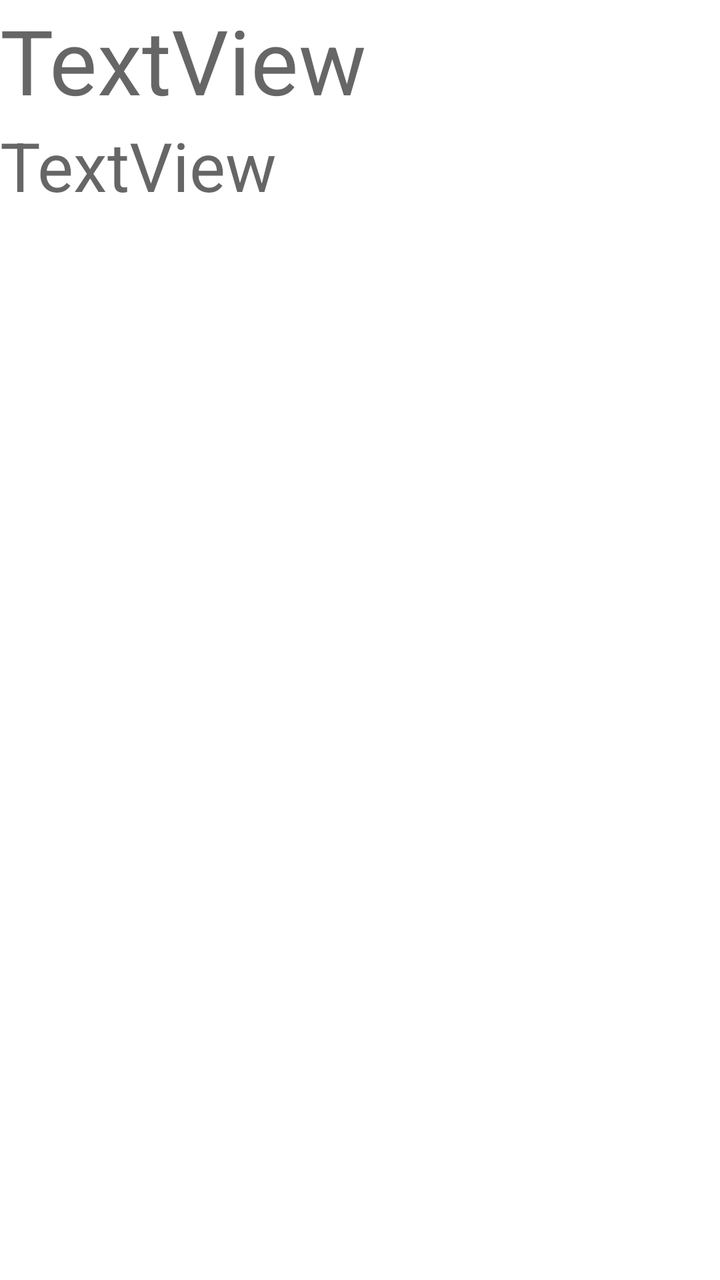
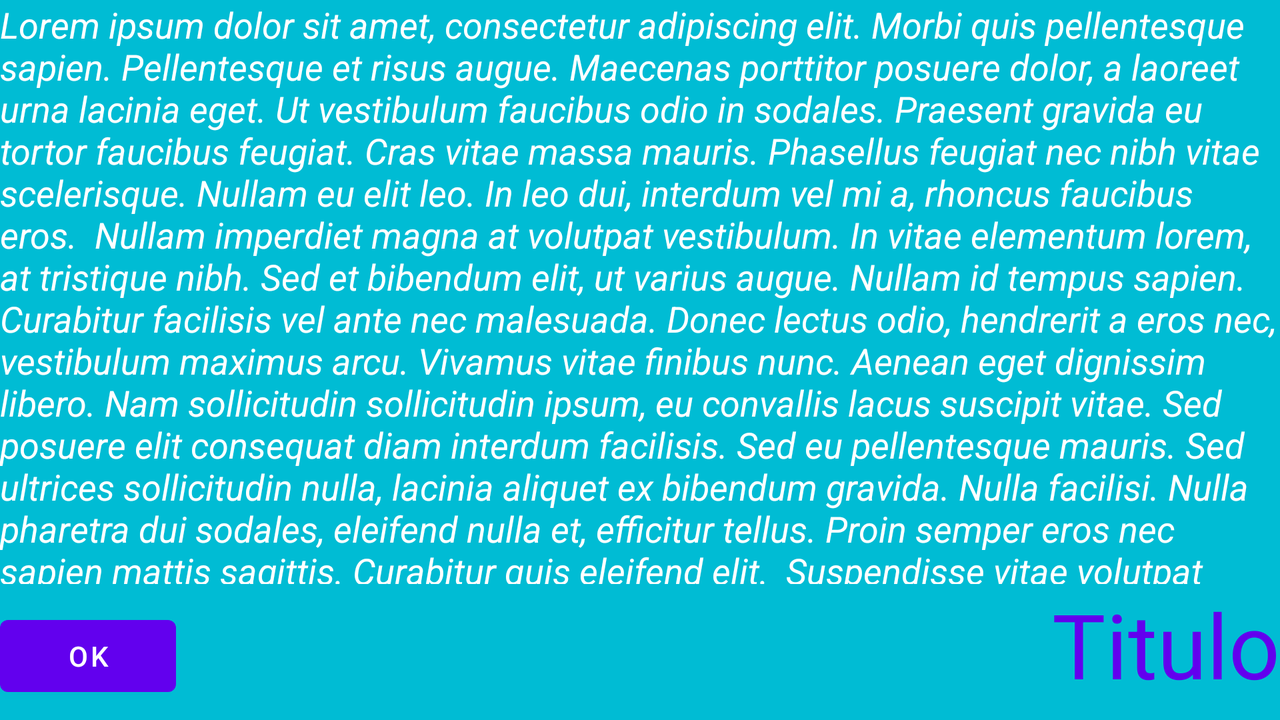

An Android layout and its configuration variant, each rendered on a device that would load it. The default file and the variant file are quoted in full after the pictures.
<!-- AndroidManifest.xml: application theme Theme.Practica2_k -->
<!-- res/layout/activity_datos_receta.xml -->
<?xml version="1.0" encoding="utf-8"?>
<androidx.constraintlayout.widget.ConstraintLayout xmlns:android="http://schemas.android.com/apk/res/android"
    xmlns:app="http://schemas.android.com/apk/res-auto"
    xmlns:tools="http://schemas.android.com/tools"
    android:layout_width="match_parent"
    android:layout_height="match_parent"
    tools:context=".DatosRecetaActivity">

    <TextView
        android:id="@+id/tvTipoDato"
        android:layout_width="wrap_content"
        android:layout_height="wrap_content"
        android:text="TextView"
        android:textAppearance="@style/TextAppearance.AppCompat.Display2"
        app:layout_constraintStart_toStartOf="parent"
        app:layout_constraintTop_toTopOf="parent" />

    <TextView
        android:id="@+id/tvDatos"
        android:layout_width="0dp"
        android:layout_height="0dp"
        android:text="TextView"
        android:textAppearance="@style/TextAppearance.AppCompat.Display1"
        app:layout_constraintBottom_toBottomOf="parent"
        app:layout_constraintEnd_toEndOf="parent"
        app:layout_constraintStart_toStartOf="parent"
        app:layout_constraintTop_toBottomOf="@+id/tvTipoDato" />
</androidx.constraintlayout.widget.ConstraintLayout>
<!-- resources referenced by this layout -->
<resources>
  <style name="Theme.Practica2_k" parent="Theme.MaterialComponents.DayNight.DarkActionBar">
          
          <item name="colorPrimary">@color/purple_500</item>
          <item name="colorPrimaryVariant">@color/purple_700</item>
          <item name="colorOnPrimary">@color/white</item>
          
          <item name="colorSecondary">@color/teal_200</item>
          <item name="colorSecondaryVariant">@color/teal_700</item>
          <item name="colorOnSecondary">@color/black</item>
          
          <item name="android:statusBarColor" tools:targetApi="l">?attr/colorPrimaryVariant</item>
          
      </style>
  <color name="purple_500">#FF6200EE</color>
  <color name="purple_700">#FF3700B3</color>
  <color name="white">#FFFFFFFF</color>
  <color name="teal_200">#FF03DAC5</color>
  <color name="teal_700">#FF018786</color>
  <color name="black">#FF000000</color>
</resources>
<!-- res/layout-land/activity_datos_receta.xml (the repository's variant of the layout above) -->
<!-- drawn on the phone turned sideways -->
<?xml version="1.0" encoding="utf-8"?>
<androidx.constraintlayout.widget.ConstraintLayout xmlns:android="http://schemas.android.com/apk/res/android"
    xmlns:app="http://schemas.android.com/apk/res-auto"
    xmlns:tools="http://schemas.android.com/tools"
    android:layout_width="match_parent"
    android:layout_height="match_parent"
    android:background="#00BCD4"
    tools:context=".DatosRecetaActivity">

    <TextView
        android:id="@+id/tvTipoDato"
        android:layout_width="wrap_content"
        android:layout_height="wrap_content"
        android:layout_marginBottom="8dp"
        android:text="Titulo"
        android:textAppearance="@style/TextAppearance.AppCompat.Display2"
        android:textColor="@color/purple_500"
        app:layout_constraintBottom_toBottomOf="parent"
        app:layout_constraintEnd_toEndOf="parent" />

    <TextView
        android:id="@+id/tvDatos"
        android:layout_width="0dp"
        android:layout_height="0dp"
        android:text="Texto"
        android:textAppearance="@style/TextAppearance.AppCompat.Medium"
        android:textColor="@color/white"
        android:textStyle="italic"
        app:layout_constraintBottom_toTopOf="@+id/tvTipoDato"
        app:layout_constraintEnd_toEndOf="parent"
        app:layout_constraintStart_toStartOf="parent"
        app:layout_constraintTop_toTopOf="parent"
        tools:text="Lorem ipsum dolor sit amet, consectetur adipiscing elit. Morbi quis pellentesque sapien. Pellentesque et risus augue. Maecenas porttitor posuere dolor, a laoreet urna lacinia eget. Ut vestibulum faucibus odio in sodales. Praesent gravida eu tortor faucibus feugiat. Cras vitae massa mauris. Phasellus feugiat nec nibh vitae scelerisque. Nullam eu elit leo. In leo dui, interdum vel mi a, rhoncus faucibus eros.  Nullam imperdiet magna at volutpat vestibulum. In vitae elementum lorem, at tristique nibh. Sed et bibendum elit, ut varius augue. Nullam id tempus sapien. Curabitur facilisis vel ante nec malesuada. Donec lectus odio, hendrerit a eros nec, vestibulum maximus arcu. Vivamus vitae finibus nunc. Aenean eget dignissim libero. Nam sollicitudin sollicitudin ipsum, eu convallis lacus suscipit vitae. Sed posuere elit consequat diam interdum facilisis. Sed eu pellentesque mauris. Sed ultrices sollicitudin nulla, lacinia aliquet ex bibendum gravida. Nulla facilisi. Nulla pharetra dui sodales, eleifend nulla et, efficitur tellus. Proin semper eros nec sapien mattis sagittis. Curabitur quis eleifend elit.  Suspendisse vitae volutpat purus, non interdum lacus. Curabitur ultricies, quam vitae lobortis efficitur, nisi magna pulvinar ante, vitae auctor magna leo eget magna. Ut sit amet tortor rutrum dolor lacinia sodales a nec mi. Aenean id efficitur nunc, a pulvinar libero. Curabitur quis enim tellus. Cras nec tincidunt risus. Donec mollis neque dignissim odio rutrum sagittis. In mauris urna, consequat vitae justo vitae, aliquet condimentum arcu. Etiam a auctor felis, nec commodo sem. Sed consequat rhoncus tortor, vel ultricies dui ultricies ac. Fusce id libero placerat, egestas quam in, dictum nisl. Quisque auctor commodo ipsum, eu malesuada velit accumsan eu. Maecenas accumsan, orci a mollis consequat, mauris lorem pellentesque augue, eu posuere sapien augue eu metus. Curabitur nec venenatis nibh. In mi leo, eleifend nec volutpat vitae, faucibus sit amet mauris. Quisque vel tincidunt odio, a ullamcorper lorem." />

    <Button
        android:id="@+id/btSalir"
        android:layout_width="wrap_content"
        android:layout_height="wrap_content"
        android:layout_marginBottom="8dp"
        android:text="@android:string/ok"
        app:layout_constraintBottom_toBottomOf="parent"
        app:layout_constraintStart_toStartOf="parent" />
</androidx.constraintlayout.widget.ConstraintLayout>
<!-- resources referenced by the variant -->
<!-- as the phone turned sideways resolves them -->
<resources>
  <color name="purple_500">#FF6200EE</color>
  <color name="white">#FFFFFFFF</color>
  <style name="Theme.Practica2_k" parent="Theme.MaterialComponents.DayNight.DarkActionBar">
          
          <item name="colorPrimary">@color/purple_500</item>
          <item name="colorPrimaryVariant">@color/purple_700</item>
          <item name="colorOnPrimary">@color/white</item>
          
          <item name="colorSecondary">@color/teal_200</item>
          <item name="colorSecondaryVariant">@color/teal_700</item>
          <item name="colorOnSecondary">@color/black</item>
          
          <item name="android:statusBarColor" tools:targetApi="l">?attr/colorPrimaryVariant</item>
          
      </style>
  <color name="purple_700">#FF3700B3</color>
  <color name="teal_200">#FF03DAC5</color>
  <color name="teal_700">#FF018786</color>
  <color name="black">#FF000000</color>
</resources>
